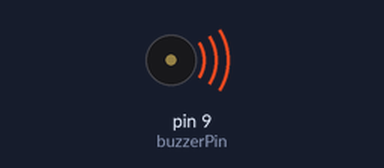
This sketch was run on a simulated Arduino Uno, built with avr-gcc and run on an emulated ATmega328P. Parts: buzzer (waves = sounding).

Above: at 0.2 s.
Timing chart, 0 to 3.0 s (numbered marks = the images above):
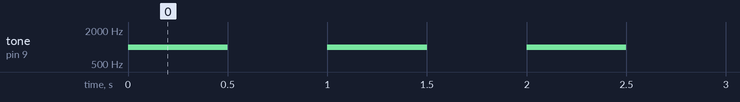

The sketch:

buzzer.ino
```cpp
const int buzzerPin = 9; // Buzzer connected to digital pin 9

void setup() {
    pinMode(buzzerPin, OUTPUT); // Set buzzer pin as output
}

void loop() {
    // Beep sound
    tone(buzzerPin, 1000); // 1000 Hz frequency
    delay(500);            // Beep for 500ms

    noTone(buzzerPin);     // Stop the buzzer
    delay(500);            // Pause for 500ms
}
```

Measured:
- by itself, tone on pin 9 (buzzerPin): alternates 1000 Hz for 0.50 s and silent for 0.50 s
